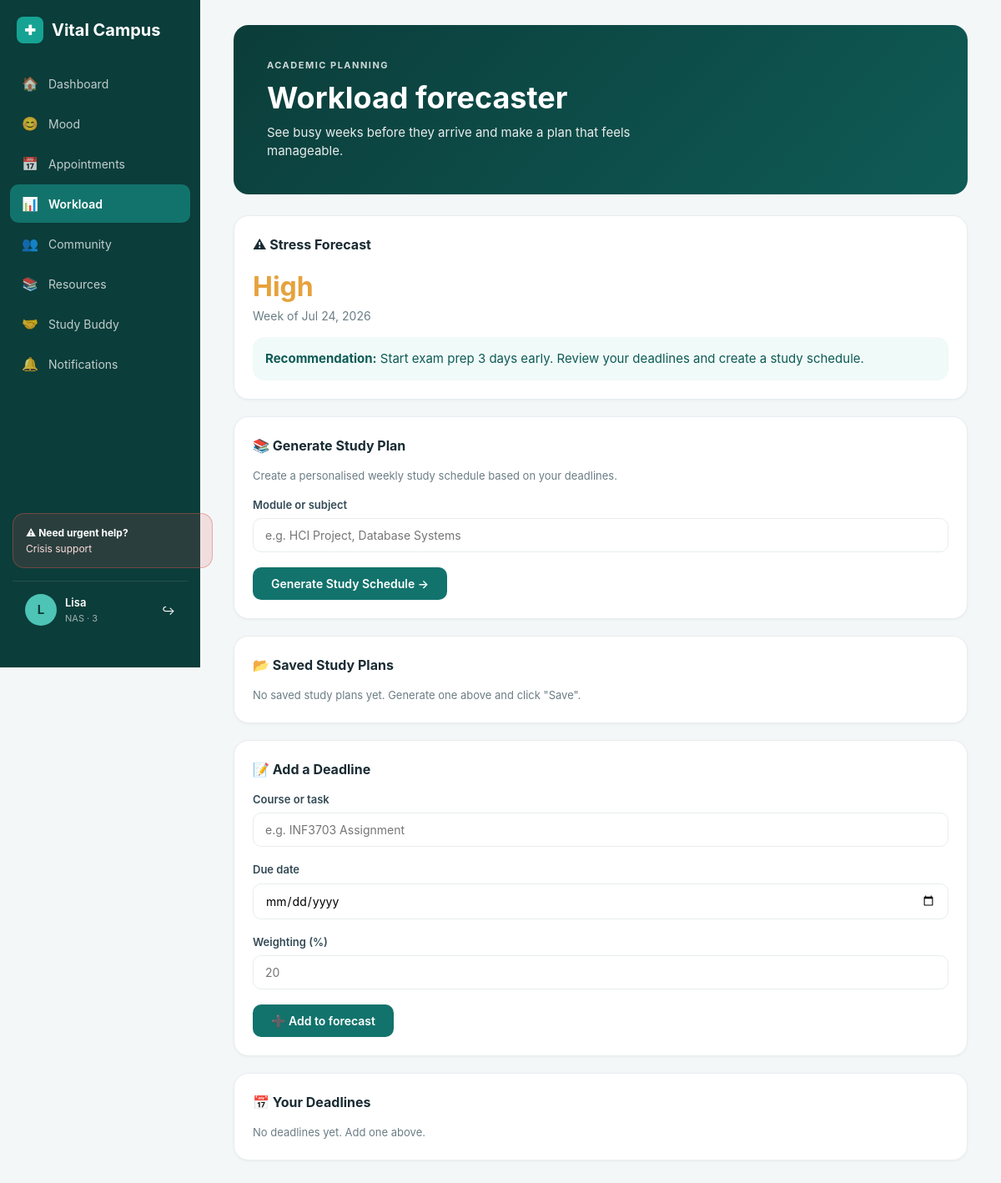
The page /workload (signed in) on the database as committed earlier.
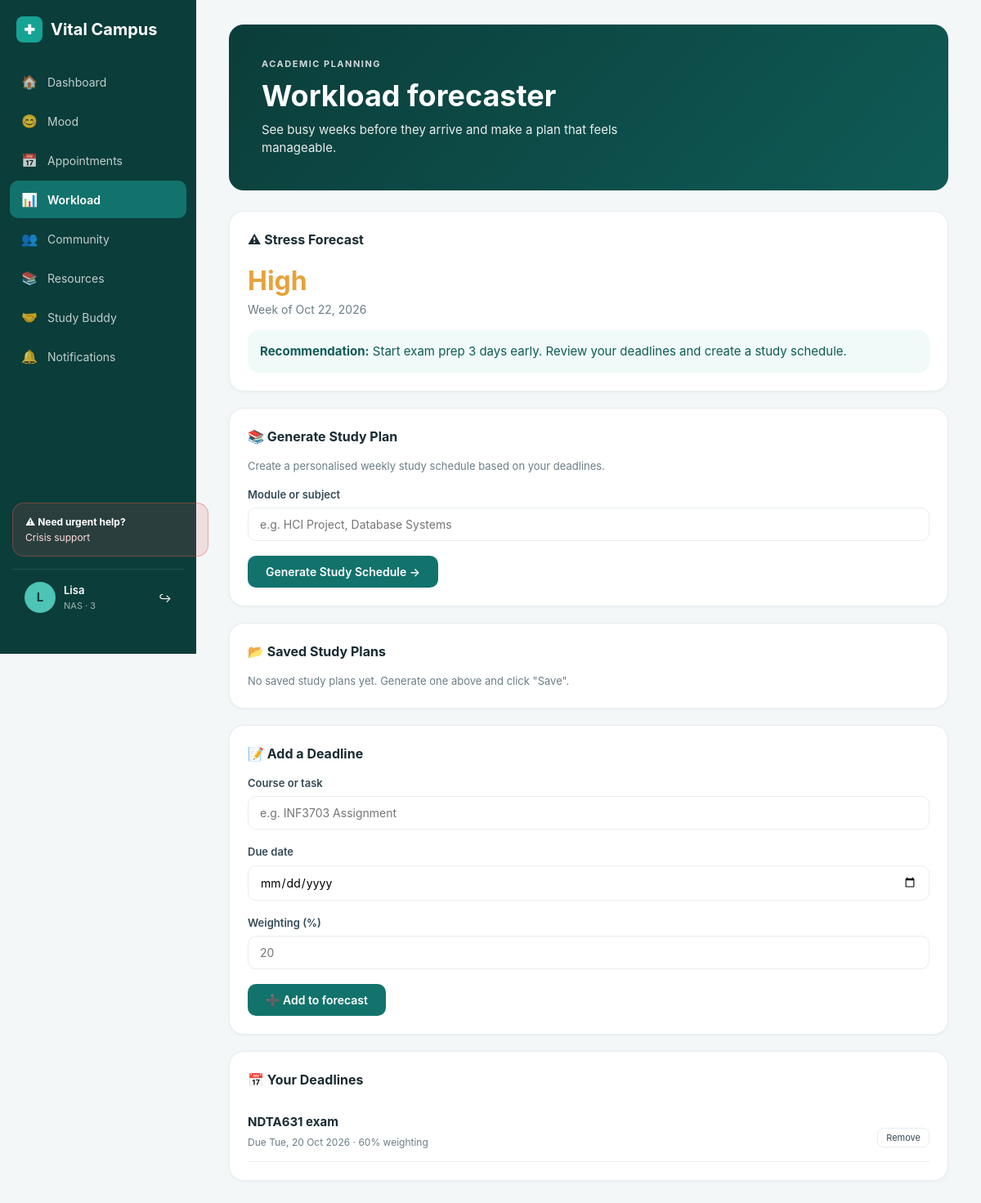
The same page on the database as committed later.
### database.py (models this page shows, shortened)
class StressForecast(db.Model):
    __tablename__ = 'stress_forecasts'
    id = db.Column(db.Integer, primary_key=True)
    forecast_id = db.Column(db.String(36), unique=True, nullable=False, default=lambda: str(uuid.uuid4()))
    user_id = db.Column(db.Integer, db.ForeignKey('users.id'), nullable=False)
    forecast_date = db.Column(db.Date, nullable=False)
    stress_level = db.Column(db.String(20), nullable=False)
    recommendation = db.Column(db.Text, nullable=True)
    created_at = db.Column(db.DateTime, default=datetime.utcnow)

class Deadline(db.Model):
    __tablename__ = 'deadlines'
    id = db.Column(db.Integer, primary_key=True)
    user_id = db.Column(db.Integer, db.ForeignKey('users.id'), nullable=False)
    course = db.Column(db.String(100), nullable=False)
    due_date = db.Column(db.Date, nullable=False)
    weighting = db.Column(db.Integer, nullable=False, default=20)
    completed = db.Column(db.Boolean, default=False)
    created_at = db.Column(db.DateTime, default=datetime.utcnow)

### app.py (the view, shortened to what this page needs)
@app.route('/workload', methods=['GET', 'POST'])
@student_only
@login_required
def workload():
    today = date.today()
    forecast = StressForecast.query.filter_by(user_id=current_user.id)\
        .order_by(StressForecast.forecast_date.desc()).first()
    deadlines = Deadline.query.filter_by(user_id=current_user.id, completed=False)\
        .order_by(Deadline.due_date.asc()).all()
    saved_plans = Notification.query.filter_by(user_id=current_user.id, type='study_plan')\
        .order_by(Notification.sent_at.desc()).all()
    return render_template('workload.html',
                         forecast=forecast,
                         deadlines=deadlines,
                         saved_plans=saved_plans)

### app.py (called while the page is built)
@login_manager.user_loader
def load_user(user_id):
    return User.query.get(int(user_id))

def student_only(f):
    @wraps(f)
    def decorated(*args, **kwargs):
        if current_user.role == 'admin':
            flash('Admins use the admin panel.', 'info')
            return redirect(url_for('admin'))
        return f(*args, **kwargs)
    return decorated

### templates/workload.html (shortened to what the changed rows need)
<!DOCTYPE html>
<html lang="en">
<head>
    <link rel="stylesheet" href="{{ url_for('static', filename='css/style.css') }}">
</head>
<body>
    <div class="layout">
        <main class="main-content">
            <div class="banner">
                <div class="banner-content">
                    <h1>Workload forecaster</h1>
                </div>
            </div>
            <div class="card">
                <h3>⚠ Stress Forecast</h3>
                <div style="font-size: 32px; font-weight: 700; color: var(--amber-500);">{{ forecast.stress_level }}</div>
                <div style="color: var(--ink-500); font-size: 14px;">Week of {{ forecast.forecast_date.strftime('%b %d, %Y') }}</div>
                <div style="margin-top: 15px; padding: 15px; background: var(--teal-50); border-radius: var(--radius); color: var(--teal-700);">
                    <strong>Recommendation:</strong> {{ forecast.recommendation }}
                </div>
            </div>
            <div class="card">
                <h3>📅 Your Deadlines</h3>
                {% if deadlines %}
                    {% for d in deadlines %}
                    <div style="display: flex; justify-content: space-between; align-items: center; padding: 14px 0; border-bottom: 1px solid var(--ink-100);">
                        <div>
                            <strong>{{ d.course }}</strong>
                            <div style="font-size: 12px; color: var(--ink-500); margin-top: 4px;">
                                Due {{ d.due_date.strftime('%a, %d %b %Y') }} · {{ d.weighting }}% weighting
                            </div>
                        </div>
                        <form method="POST" action="{{ url_for('delete_deadline', deadline_id=d.id) }}">
                            <button type="submit" class="crisis-back-btn" style="font-size: 11px; padding: 4px 10px;">Remove</button>
                        </form>
                    </div>
                    {% endfor %}
                {% else %}
                    <p style="color: var(--ink-500); font-size: 13px;">No deadlines yet. Add one above.</p>
                {% endif %}
            </div>
        </main>
    </div>
</body>
</html>

Rows that differ between the two databases and show on the page:
changed StressForecast "High": forecast_date "Jul 24, 2026" → "Oct 22, 2026"
added Deadline: course "NDTA631 exam", due_date "Tue, 20 Oct 2026", weighting "60"
Other text that changed with them:
text no longer shown: "No deadlines yet. Add one above."
